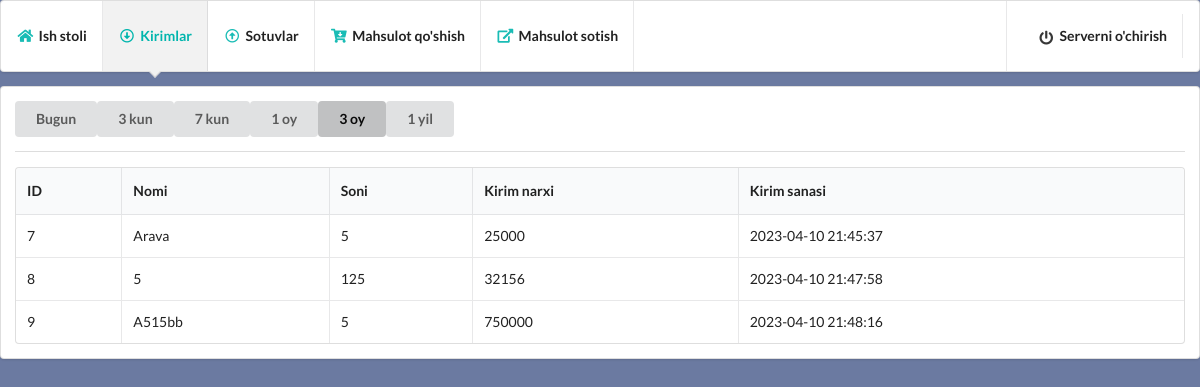
The page /imports/90 on the database its author committed.
### modules.py (models this page shows, shortened)
class inheritedClassName(db.Model):
    __abstract__ = True
    def format(self):
        return self.__dict__

@dataclass
class Imports(inheritedClassName):
    id: int
    name: String
    count: int
    in_time: DateTime
    in_price: Integer
    __tablename__ = "imports"
    id = Column(Integer, primary_key=True)
    name = Column(String, nullable=False)
    count = Column(Integer, default=0)
    in_time = Column(DateTime)
    in_price = Column(Integer)

### main.py (the view)
@app.route('/imports/<int:days>')
def imports(days):
    start = date.today() - timedelta(days=days)
    imports_query = Imports.query.filter(Imports.in_time>start).all()
    imports = [imp.format() for imp in imports_query]
    return render_template('imports.html', days=str(days), imports=imports)

### templates/imports.html (shortened to what this page needs)
<!DOCTYPE html>
<html lang="en">
<head>
    <link rel="stylesheet" href="{{ url_for('static', filename='semantic-ui/semantic.min.css') }}">
</head>
<body style="background-color: #6B7AA1;">
    <div class="ui pointing menu teal">
        <a href="/dashboard" class="item">
            <i class="home icon teal"></i>
            <b>Ish stoli</b>
        </a>
        <a href="/imports/1" class="active item">
            <i class="arrow alternate circle down outline icon teal"></i>
            <b>Kirimlar</b>
        </a>
        <a href="/sales/1" class="item">
            <i class="arrow alternate circle up outline icon teal"></i>
            <b>Sotuvlar</b>
        </a>
        <a href="/add_item" class="item">
            <i class="cart arrow down icon teal"></i>
            <b>Mahsulot qo'shish</b>
        </a>
        <a href="/items" class="item">
            <i class="external alternate icon teal"></i>
            <b>Mahsulot sotish</b>
        </a>
        <div class="right menu">
          <div class="item">
              <a href="/stop" class="item">
                  <i class="power off icon"></i>
                  <b>Serverni o'chirish</b>
              </a>
          </div>
      </div>
      </div>
      <div class="ui segment">
        <div class="ui buttons">
          <a href="/imports/1"><button class="ui button {% if days == '1' %} {{ 'active' }} {% endif %}">Bugun</button></a>
          <a href="/imports/3"><button class="ui button {% if days == '3' %} {{ 'active' }} {% endif %}">3 kun</button></a>
          <a href="/imports/7"><button class="ui button {% if days == '7' %} {{ 'active' }} {% endif %}">7 kun</button></a>
          <a href="/imports/30"><button class="ui button {% if days == '30' %} {{ 'active' }} {% endif %}">1 oy</button></a>
          <a href="/imports/90"><button class="ui button {% if days == '90' %} {{ 'active' }} {% endif %}">3 oy</button></a>
          <a href="/imports/365"><button class="ui button {% if days == '365' %} {{ 'active' }} {% endif %}">1 yil</button></a>
        </div>
        <div class="ui divider"></div>
        <table class="ui celled table">
          <thead>
            <tr><th>ID</th>
            <th>Nomi</th>
            <th>Soni</th>
            <th>Kirim narxi</th>
            <th>Kirim sanasi</th>
          </tr></thead>
          <tbody>
            {% if imports %}
            {% for import in imports %}
            <tr>
              <td data-label="id">{{import.id}}</td>
              <td data-label="name">{{import.name}}</td>
              <td data-label="count">{{import.count}}</td>
              <td data-label="in_price">{{import.in_price}}</td>
              <td data-label="in_time">{{import.in_time}}</td>
            </tr>
            {% endfor %}
            {% endif %}
          </tbody>
        </table>
      </div>
</body>
</html>

### rows shown on the page
Imports: id "7", name "Arava", count "5", in_price "25000", in_time "2023-04-10 21:45:37"
Imports: id "8", name "5", count "125", in_price "32156", in_time "2023-04-10 21:47:58"
Imports: id "9", name "A515bb", count "5", in_price "750000", in_time "2023-04-10 21:48:16"
